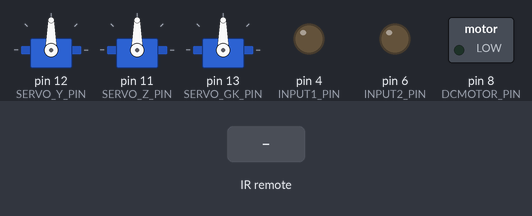
This sketch was run on a simulated Arduino Uno, built with avr-gcc and run on an emulated ATmega328P. Parts: 3 × servo, switched loads named in the sketch (green lamp = pin HIGH), output pins drawn as LEDs (lit = HIGH). Inputs (shaded band) come from the test bench. What the sketch prints to the serial monitor is not drawn.

Above: at 1.2 s.
1.3 s: infrared code 0xBA45FF00 received
At 1.46 s:
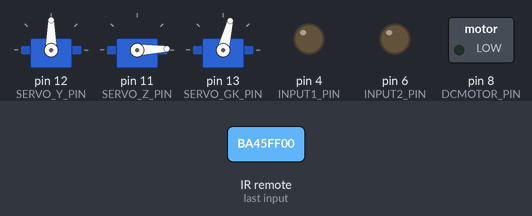
4.3 s: infrared code 0xA15EFF00 received
7.3 s: infrared code 0xF609FF00 received
At 7.48 s:
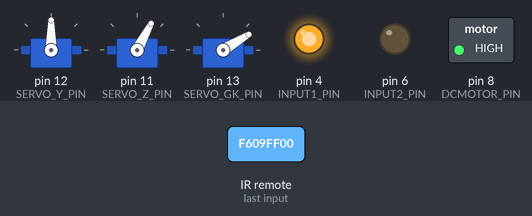
10.3 s: infrared code 0xF807FF00 received
At 10.49 s:
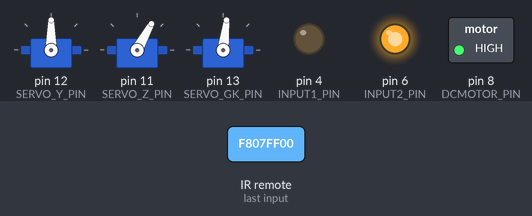
13.3 s: infrared code 0xBF40FF00 received
At 13.5 s:
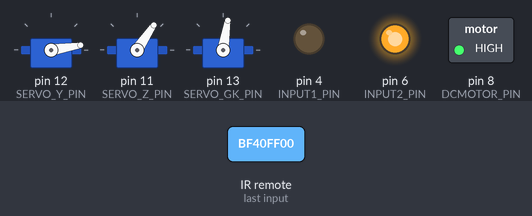
16.3 s: infrared code 0xF30CFF00 received
Timing chart, 0 to 28.7 s (numbered marks = the images above; inputs shaded):
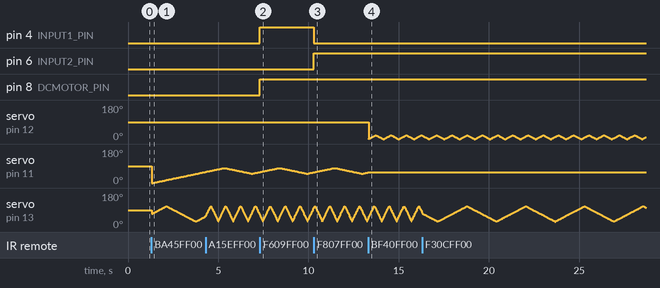

The sketch:

ADP_Final.ino
```cpp
#include <IRremote.h>
#include <Servo.h>

#define IR_PIN 		    2
#define LED_PIN       3
#define INPUT1_PIN 	  4
#define INPUT2_PIN 	  6
#define DCMOTOR_PIN   8
#define SERVO_GK_PIN  13
#define SERVO_Y_PIN   12
#define SERVO_Z_PIN   11

#define DEFAULT   -1
#define POWER     3125149440
#define UP        4127850240
#define DOWN      4161273600
#define PLAYPAUSE 3208707840
#define LEVEL1    4077715200
#define LEVEL2    3877175040
#define LEVEL3    2707357440

Servo yServo;
Servo zServo;
Servo goalkeeperServo;

unsigned long command = DEFAULT;
bool powerState = false;
int playState = 0;
bool xRunning = false;
bool yRunning = false;
float yAngle = 0;
int yDirection = 1;
bool zRunning = false;
float zAngle = 0;
int zDirection = 1;
bool goalkeeperActivated = false;
float goalkeeperAngle = 70;
int goalkeeperDirection = 1;
bool commandReceived = false;
float goalkeeperSpeedLevel = 0.5;

void setup() {
  // put your setup code here, to run once:
  Serial.begin(9600);

  pinMode(INPUT1_PIN, OUTPUT);
  pinMode(INPUT2_PIN, OUTPUT);
  pinMode(DCMOTOR_PIN, OUTPUT);

  IrReceiver.begin(IR_PIN);

  yServo.attach(SERVO_Y_PIN);
  zServo.attach(SERVO_Z_PIN);
  goalkeeperServo.attach(SERVO_GK_PIN);

}

void loop() {

  // put your main code here, to run repeatedly:
  if (!commandReceived) {
    command = getCommand();
  }
  else {
    commandReceived = false;
  }

  if(command != DEFAULT) {
    //Serial.println(command);
  }

  if (goalkeeperActivated) {
    ExecuteGoalkeeper();
  }

  if (zRunning) {
  	ZRotation();
  }

  if (yRunning) {
    YRotation();
  }

  switch (command) {

    case POWER:
      powerButtonPressed();
      break;

    case UP:
      upButtonPressed();
      break;

    case DOWN:
      downButtonPressed();
      break;

    case PLAYPAUSE:
      playPauseButtonPressed();
      break;

    case LEVEL1:
      goalkeeperSpeedLevel = 0.5;
      break;

    case LEVEL2:
      goalkeeperSpeedLevel = 1;
      break;

    case LEVEL3:
      goalkeeperSpeedLevel = 2;
      break;

  }
}

unsigned long getCommand() {

  unsigned long rawData;

  if (IrReceiver.decode()) {

    rawData = IrReceiver.decodedIRData.decodedRawData;
    IrReceiver.resume();
    return rawData;

  }

  return DEFAULT;

}

void powerButtonPressed() {

  if (powerState == true) {
  	analogWrite(DCMOTOR_PIN, 0);
    yServo.write(0);
    analogWrite(SERVO_Y_PIN, 0);
    zServo.write(65);
    analogWrite(SERVO_Z_PIN, 0);
    goalkeeperServo.write(70);
    analogWrite(SERVO_GK_PIN, 0);
    digitalWrite(LED_PIN, LOW);
    xRunning = false;
    yRunning = false;
    zRunning = false;
    goalkeeperActivated = false;
  }
  else {
    digitalWrite(LED_PIN, HIGH);
    zRunning = true;
    goalkeeperActivated = true;
  }
  powerState = !powerState;

}

void upButtonPressed() {

  if (powerState == true) {
    playState = 3;
  	xRunning = true;
    analogWrite(DCMOTOR_PIN, 255);
    digitalWrite(INPUT1_PIN, HIGH);
    digitalWrite(INPUT2_PIN, LOW);
  }

}

void downButtonPressed() {

  if (powerState == true) {
    playState = 4;
  	xRunning = true;
    analogWrite(DCMOTOR_PIN, 255);
    digitalWrite(INPUT1_PIN, LOW);
    digitalWrite(INPUT2_PIN, HIGH);
  }

}

void playPauseButtonPressed() {

  if (powerState == true) {

    switch (playState) {

      case 1: {
        if(zRunning) {
          zRunning = false;
          yRunning = true;
          playState = 2;
        }
      }
      break;

      case 2:
        if(yRunning) {
          yRunning = false;
          xRunning = true;
          playState = 3;
          command = UP;
          commandReceived = true;
        }
      break;

      case 3:
        if (xRunning) {
          analogWrite(DCMOTOR_PIN, 0);
          xRunning = false;
        }
        else {
          command = UP;
          commandReceived = true;
          xRunning = true;
        }
      break;

      case 4:
        if (xRunning) {
          analogWrite(DCMOTOR_PIN, 0);
          xRunning = false;
      	}
        else {
          command = DOWN;
          commandReceived = true;
          xRunning = true;
        }
      break;


    }

  }

}

void YRotation() {

  unsigned long timeCount;
  static unsigned long previousTime = 0;
  static bool isInit = true;

  if (!yRunning) {
    isInit = true;
    return;
  }

  if (isInit) {
    previousTime = millis();
    isInit = false;
  }
  timeCount = millis() - previousTime;
  if(timeCount < 10) return;
  previousTime = millis();

  playState = 2;
  yServo.write(yAngle);

  if (yAngle > 20) {
    yDirection = 0;
  }
  if (yAngle < 0) {
    yDirection = 1;
  }

  if (yDirection == 1) {
    yAngle = yAngle + 0.5;
  }
  else {
    yAngle = yAngle - 0.5;
  }

}

void ZRotation() {

  unsigned long timeCount;
  static unsigned long previousTime = 0;
  static bool isInit = true;

  if (!zRunning) {
    isInit = true;
    return;
  }

  if (isInit) {
    previousTime = millis();
    isInit = false;
  }
  timeCount = millis() - previousTime;
  if(timeCount < 10) return;
  previousTime = millis();

  playState = 1;
  zServo.write(zAngle);

  if (zAngle > 80) {
    zDirection = 0;
  }
  if (zAngle < 50) {
    zDirection = 1;
  }

  if (zDirection == 1) {
    zAngle = zAngle + 0.2;
  }
  else {
    zAngle = zAngle - 0.2;
  }

}

void ExecuteGoalkeeper() {

  unsigned long timeCount;
  static unsigned long previousTime = 0;
  static bool isInit = true;

  if (!goalkeeperActivated) {
    isInit = true;
    return;
  }

  if (isInit) {
    previousTime = millis();
    isInit = false;
  }
  timeCount = millis() - previousTime;
  if(timeCount < 10) return;
  previousTime = millis();

  goalkeeperServo.write(goalkeeperAngle);

  if (goalkeeperAngle > 110) {
    goalkeeperDirection = 0;
  }
  if (goalkeeperAngle < 30) {
    goalkeeperDirection = 1;
  }

  if (goalkeeperDirection == 1) {
    goalkeeperAngle = goalkeeperAngle + goalkeeperSpeedLevel;
  }
  else {
    goalkeeperAngle = goalkeeperAngle - goalkeeperSpeedLevel;
  }

  Serial.println(goalkeeperAngle);

}
```

Measured:
- after the input at 7.3 s, pin 4 (INPUT1_PIN), pin 8 (DCMOTOR_PIN): LOW → HIGH at once
- after the input at 10.3 s, pin 4 (INPUT1_PIN): HIGH → LOW at once; pin 6 (INPUT2_PIN): LOW → HIGH at once
